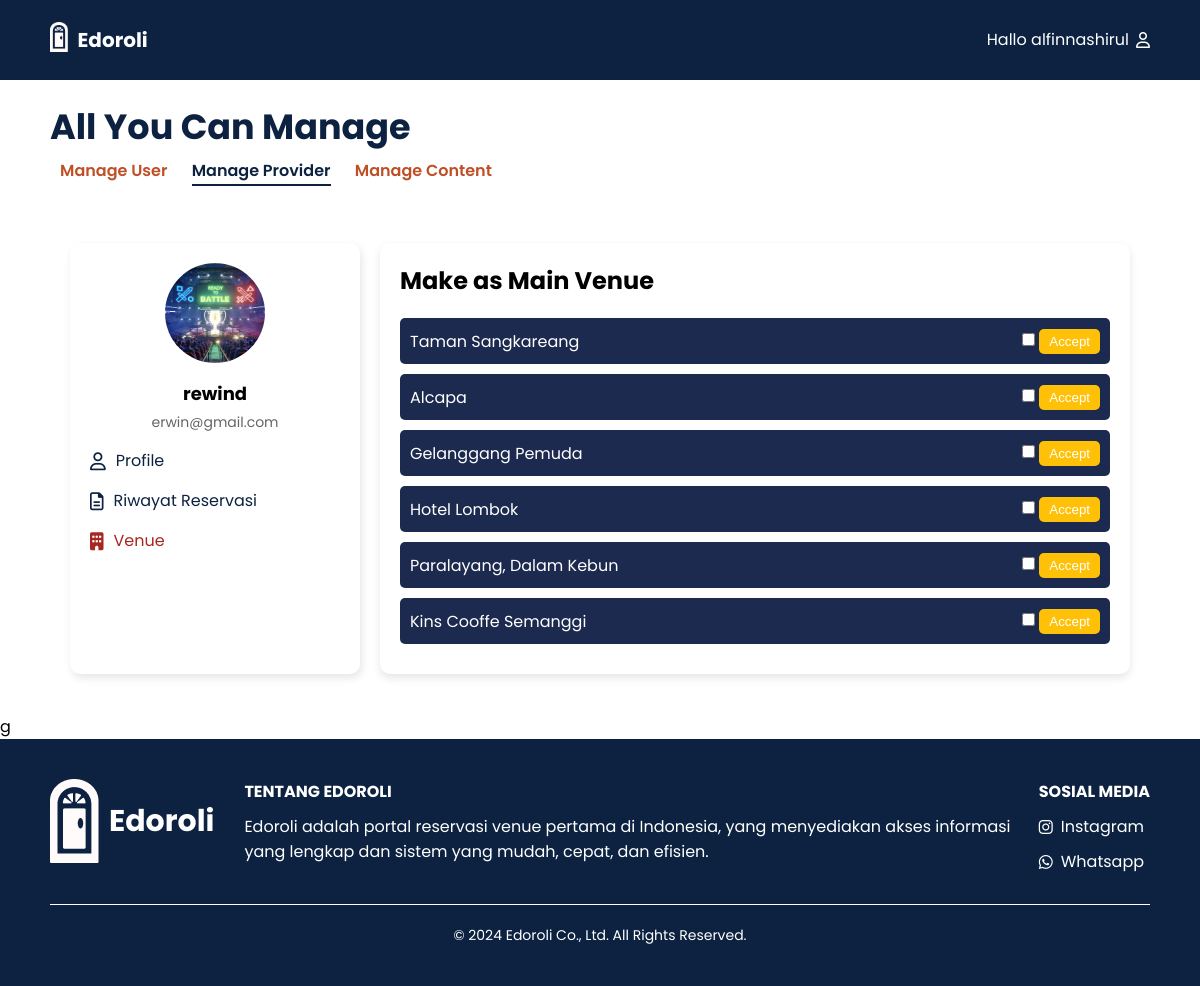
Screenshot of /Edorolli/Admin/prov_venue.php?id=3 (signed in) with the database file from the repository.
### tables this page shows
CREATE TABLE `provider` (
  `id_provider` int(10) NOT NULL,
  `gmail` varchar(30) DEFAULT NULL,
  `username` varchar(30) DEFAULT NULL,
  `lembaga` varchar(200) NOT NULL,
  `password` varchar(255) DEFAULT NULL,
  `nomorhp` bigint(18) DEFAULT NULL,
  `alamat` varchar(255) DEFAULT NULL
);

CREATE TABLE `venue` (
  `id_venue` int(10) NOT NULL,
  `nama_venue` varchar(30) DEFAULT NULL,
  `deskripsi_fasilitas` text DEFAULT NULL,
  `alamat` varchar(255) DEFAULT NULL,
  `penanggung_jawab` varchar(30) DEFAULT NULL,
  `kapasitas` int(30) DEFAULT NULL,
  `harga` int(255) DEFAULT NULL,
  `kota` varchar(255) DEFAULT NULL,
  `gambar` text NOT NULL,
  `jenis_instansi` enum('Pemerintah','Swasta') DEFAULT NULL,
  `id_provider` int(10) DEFAULT NULL,
  `main_venue` tinyint(1) DEFAULT 0
);

### Edorolli/Admin/prov_venue.php (the view, shortened to what this page needs)
<?php
$conn = connectDatabase();
$provider_id = isset($_GET['id']) ? (int)$_GET['id'] : null;
$sql_provider = "SELECT * FROM provider WHERE id_provider = ?";
$stmt_provider = $conn->prepare($sql_provider);
$stmt_provider->bind_param("i", $provider_id);
$stmt_provider->execute();
$result_provider = $stmt_provider->get_result();
$provider = $result_provider->fetch_assoc();
$sql_venue = "SELECT * FROM venue WHERE id_provider = ?";
$stmt_venue = $conn->prepare($sql_venue);
$stmt_venue->bind_param("i", $provider_id);
$stmt_venue->execute();
$result_venue = $stmt_venue->get_result();
$venues = $result_venue->fetch_all(MYSQLI_ASSOC);
?>
<!DOCTYPE html>
<html lang="en">
<head>
    <link rel="stylesheet" href="https://cdnjs.cloudflare.com/ajax/libs/font-awesome/6.0.0-beta3/css/all.min.css">
    <link rel="stylesheet" href="../css/prov_venue.css">
    <link rel="stylesheet" href="../css/footer.css">
</head>
<body>
<header>
    <div class="wrapper">
        <div class="logo-nama">
            <div class="logo"><img src="../image/logo.png" alt="Logo"></div>
            <div class="nama_website"><a href="#">Edoroli</a></div>
        </div>
        <div class="menu">
            <a href="user_manage.php?page=1">Hallo
            <?php echo htmlspecialchars($_SESSION['username']); ?>
            <i class="far fa-user"></i></a>
        </div>
    </div>
</header>
<nav class="main-title">
<h1>All You Can Manage</h1>
    <div class="nav-links">
        <a href="user_manage.php?page=1" class="nav-item" id="user">Manage User</a>
        <a href="prov_manage.php?page=1" class="nav-item active" id="provider">Manage Provider</a>
        <a href="content_venue.php" class="nav-item" id="content">Manage Content</a>
    </div>
</nav>
<main>
    <div class="container">
        <div class="sidebar">
          <div class="profile-info">
            <img src="../image/MLBB.jpg" alt="Profile Picture" />
            <h3><?php echo htmlspecialchars($provider['username']); ?></h3>
            <p><?php echo htmlspecialchars($provider['gmail']); ?></p>
          </div>
          <nav>
            <ul>
            <li><a href="prov_detail.php?id=<?php echo $provider_id; ?>"><i class="far fa-user"></i> Profile</a></li>
            <li><a href="prov_riwayatR.php?id=<?php echo $provider_id; ?>"><i class="far fa-file-alt"></i> Riwayat Reservasi</a></li>
            <li class="active"><a href="prov_venue.php?id=<?php echo $provider_id; ?>"><i class="fas fa-building"></i> Venue</a></li>
            </ul>
          </nav>
        </div>
        <div class="content">
            <div class="main-venue">
                <h2>Make as Main Venue</h2>
                <?php foreach ($venues as $venue): ?>
                    <div class="venue-item">
                        <span><?php echo htmlspecialchars($venue['nama_venue']); ?></span>
                        <?php if ($venue['main_venue']): ?>
                            <button class="success">Success</button>
                        <?php else: ?>
                            <form action="set_main_venue.php" method="POST">
                                <input type='checkbox' />
                                <button type="submit" class="accept-btn">Accept</button>
                            </form>
                        <?php endif; ?>
                    </div>
                <?php endforeach; ?>
            </div>
        </div>
    </div>
</main>
g
<?php require_once '../php/footer.php'; ?>
</body>
</html>

### Edorolli/css/prov_venue.css (style rules this page uses)
* { text-decoration: none; margin: 0px; padding: 0px; }
body { font-family: "Poppins", sans-serif; margin: 0; padding: 0; background-color: white; }
.wrapper { width: 1100px; margin: auto; align-items: center; }
.nama_website a { font-size: 20px; font-weight: bold; float: left; font-family: "Poppins"; color: #fff; }
.logo img { padding: 22px 10px 0px 0px; vertical-align: center; float: left; max-width: 50px; max-height: 30px; }
.menu { float: right; display: flex; align-items: center; margin-left: auto; }
.menu a { color: #fff; display: flex; align-items: center; }
.menu a i { margin-left: 7px; }
header { width: 100%; margin: auto; display: flex; line-height: 80px; position: sticky; top: 0px; background-color: #0c2240; z-index: 10; justify-content: space-between; align-items: center; }
.main-title { max-width: 1100px; margin: 20px auto; display: flex; flex-direction: column; }
.main-title h1 { font-size: 35px; color: #0c2240; margin-bottom: 5px; }
.main-title a { margin: 0 10px; color: #bf4f26; text-decoration: none; font-size: 18px solid; position: relative; font-weight: 600; }
.nav-item.active { color: #0c2240; }
.nav-item.active::after { content: ""; position: absolute; width: 100%; height: 2px; background-color: #0c2240; left: 0; bottom: -4px; }
main { max-width: 1100px; margin: auto; padding: 20px; box-sizing: border-box; }
.container { display: flex; margin: 20px auto; max-width: 1100px; gap: 20px; }
.sidebar { background-color: #fff; border-radius: 10px; box-shadow: 2px 4px 8px rgba(0.1, 0, 0, 0.1); padding: 20px; width: 250px; }
.profile-info { text-align: center; }
.profile-info img { width: 100px; height: 100px; border-radius: 50%; margin-bottom: 10px; }
.profile-info h3 { font-size: 18px; margin-bottom: 5px; }
.profile-info p { font-size: 14px; color: #666; }
.sidebar nav ul { list-style: none; padding: 0; }
.sidebar nav ul li { margin: 15px 0; }
.sidebar nav ul li a { color: #0c2240; font-size: 16px; display: flex; align-items: center; gap: 10px; }
.sidebar nav ul li a i { font-size: 18px; }
.sidebar nav ul li.active a { color: #a62821; }
.sidebar nav ul li.active a i { color: #a62821; }
.content { flex-grow: 1; background-color: #fff; border-radius: 10px; box-shadow: 0 4px 8px rgba(0, 0, 0, 0.1); padding: 20px; }
.main-venue h2 { margin-bottom: 20px; }
.venue-item { display: flex; justify-content: space-between; align-items: center; padding: 10px; background-color: #1b2a4e; color: #fff; margin-bottom: 10px; border-radius: 5px; }
.accept-btn { background-color: #ffc107; color: #fff; border: none; padding: 5px 10px; border-radius: 5px; }

### rows the page displays
provider: username "rewind", gmail "erwin@gmail.com"
venue: nama_venue "Taman Sangkareang"
venue: nama_venue "Alcapa"
venue: nama_venue "Gelanggang Pemuda"
venue: nama_venue "Hotel Lombok"
venue: nama_venue "Paralayang, Dalam Kebun"
venue: nama_venue "Kins Cooffe Semanggi"

### other values shown
$_SESSION['username'] "alfinnashirul"
